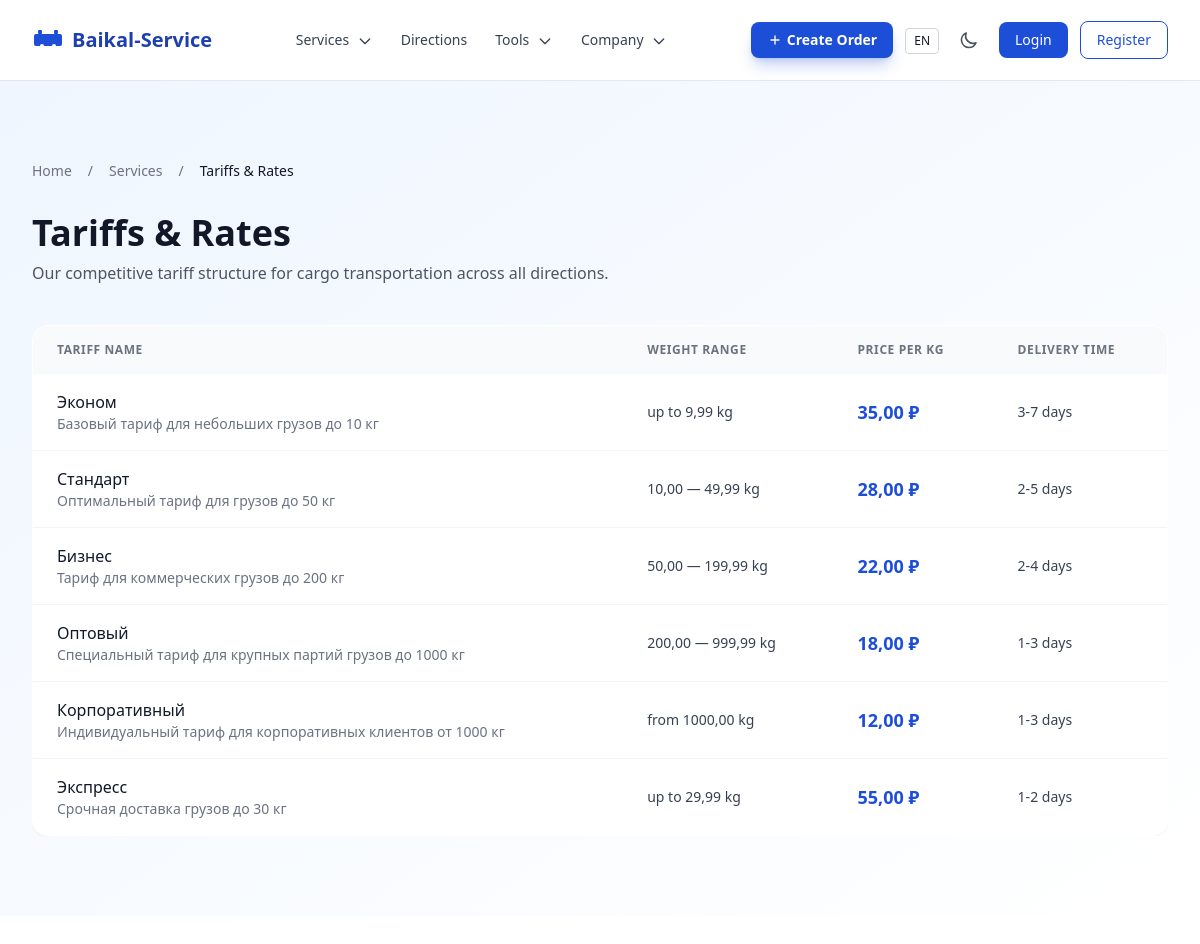
The app's page /ru/services/tariffs/ with its own data.
### apps/services/models.py (models this page shows, shortened)
class Tariff(models.Model):
    name = models.CharField(max_length=255, verbose_name=_('Name'))
    name_en = models.CharField(max_length=255, blank=True, verbose_name=_('Name (EN)'))
    description = models.TextField(blank=True, verbose_name=_('Description'))
    description_en = models.TextField(blank=True, verbose_name=_('Description (EN)'))
    min_weight = models.DecimalField(max_digits=10, decimal_places=2, null=True, blank=True, verbose_name=_('Min weight (kg)'))
    max_weight = models.DecimalField(max_digits=10, decimal_places=2, null=True, blank=True, verbose_name=_('Max weight (kg)'))
    price_per_kg = models.DecimalField(max_digits=10, decimal_places=2, verbose_name=_('Price per kg'))
    delivery_days_min = models.IntegerField(verbose_name=_('Min delivery days'))
    delivery_days_max = models.IntegerField(verbose_name=_('Max delivery days'))
    is_active = models.BooleanField(default=True, verbose_name=_('Active'))
    class Meta:
        verbose_name = _('Tariff')
        verbose_name_plural = _('Tariffs')
    def get_localized_name(self, language='ru'):
        if language == 'en' and self.name_en:
            return self.name_en
        return self.name

### apps/services/views.py (the view)
# urls.py: path('tariffs/', views.TariffListView.as_view(), name='tariffs'),
class TariffListView(ListView):
    model = Tariff
    template_name = 'pages/services/tariff_list.html'
    context_object_name = 'tariffs'

### apps/core/context_processors.py (called while the page is built)
def site_settings(request):
    return {
        'SITE_NAME': 'Baikal-Service',
        'SITE_DESCRIPTION': 'Logistics and cargo transportation across Russia and CIS',
        'theme': getattr(request, 'theme', 'light'),
        'DEBUG': settings.DEBUG,
    }

### apps/core/templatetags/i18n_extras.py (called while the page is built, shortened)
@register.filter
def localized(obj, language=None):
    if language is None:
        language = translation.get_language()
    lang_code = language[:2] if language else 'ru'
    if hasattr(obj, 'get_localized_name'):
        return obj.get_localized_name(lang_code)

@register.filter
def localized_field(obj, field_name):
    language = translation.get_language()
    lang_code = language[:2] if language else 'ru'
    if lang_code == 'en':
        en_field = f'{field_name}_en'
        if hasattr(obj, en_field):
            value = getattr(obj, en_field)
            if value:
                return value
    return getattr(obj, field_name, '')

### templates/pages/services/tariff_list.html (shortened to what this page needs)
{% extends 'base.html' %}{% load i18n static i18n_extras %}
{% block content %}
<div class="bg-gradient-to-br from-baikal-50 to-white dark:from-gray-900 dark:to-gray-800">
  <div class="max-w-7xl mx-auto px-4 sm:px-6 lg:px-8 py-12 lg:py-20">
    <nav class="flex mb-8 text-sm" aria-label="Breadcrumb">
      <ol class="inline-flex items-center space-x-2 text-gray-500 dark:text-gray-400">
        <li><a href="{% url 'core:home' %}" class="hover:text-baikal-600 dark:hover:text-baikal-400 transition-colors">{% translate 'Home' %}</a></li>
        <li><span class="mx-2">/</span></li>
        <li><a href="{% url 'services:list' %}" class="hover:text-baikal-600 dark:hover:text-baikal-400 transition-colors">{% translate 'Services' %}</a></li>
        <li><span class="mx-2">/</span></li>
        <li class="text-gray-900 dark:text-white font-medium">{% translate 'Tariffs & Rates' %}</li>
      </ol>
    </nav>
    <h1 class="text-3xl lg:text-4xl font-bold text-gray-900 dark:text-white mb-2">{% translate 'Tariffs & Rates' %}</h1>
    <p class="text-gray-600 dark:text-gray-400 max-w-2xl mb-10">{% translate 'Our competitive tariff structure for cargo transportation across all directions.' %}</p>
    {% if tariffs %}
      <div class="overflow-x-auto">
        <table class="w-full bg-white dark:bg-gray-800 rounded-2xl overflow-hidden shadow-sm border border-gray-100 dark:border-gray-700">
          <thead class="bg-gray-50 dark:bg-gray-900">
            <tr>
              <th class="px-6 py-4 text-left text-xs font-semibold uppercase tracking-wider text-gray-500 dark:text-gray-400">{% translate 'Tariff Name' %}</th>
              <th class="px-6 py-4 text-left text-xs font-semibold uppercase tracking-wider text-gray-500 dark:text-gray-400">{% translate 'Weight Range' %}</th>
              <th class="px-6 py-4 text-left text-xs font-semibold uppercase tracking-wider text-gray-500 dark:text-gray-400">{% translate 'Price per kg' %}</th>
              <th class="px-6 py-4 text-left text-xs font-semibold uppercase tracking-wider text-gray-500 dark:text-gray-400">{% translate 'Delivery Time' %}</th>
            </tr>
          </thead>
          <tbody class="divide-y divide-gray-100 dark:divide-gray-700">
            {% for tariff in tariffs %}
              <tr class="hover:bg-gray-50 dark:hover:bg-gray-700 transition-colors">
                <td class="px-6 py-4">
                  <div class="font-medium text-gray-900 dark:text-white">{{ tariff|localized }}</div>
                  <div class="text-sm text-gray-500 dark:text-gray-400">{{ tariff|localized_field:'description'|truncatewords:15 }}</div>
                </td>
                <td class="px-6 py-4 text-sm text-gray-700 dark:text-gray-300">
                  {% if tariff.min_weight and tariff.max_weight %}
                    {{ tariff.min_weight }} — {{ tariff.max_weight }} {% translate 'kg' %}
                  {% elif tariff.min_weight %}
                    {% translate 'from' %} {{ tariff.min_weight }} {% translate 'kg' %}
                  {% elif tariff.max_weight %}
                    {% translate 'up to' %} {{ tariff.max_weight }} {% translate 'kg' %}
                  {% else %}
                    —
                  {% endif %}
                </td>
                <td class="px-6 py-4">
                  <span class="text-lg font-bold text-baikal-600 dark:text-baikal-400">{{ tariff.price_per_kg }} ₽</span>
                </td>
                <td class="px-6 py-4 text-sm text-gray-700 dark:text-gray-300">
                  {{ tariff.delivery_days_min }}-{{ tariff.delivery_days_max }} {% translate 'days' %}
                </td>
              </tr>
            {% endfor %}
          </tbody>
        </table>
      </div>
    {% else %}
      <div class="text-center py-16">
        <p class="text-gray-500 dark:text-gray-400">{% translate 'No tariffs available at the moment.' %}</p>
      </div>
    {% endif %}
  </div>
</div>
{% endblock %}

### static/css/styles.css (style rules this page uses)
html { line-height: 1.5; -webkit-text-size-adjust: 100%; -moz-tab-size: 4; tab-size: 4; font-family: 'Inter', ui-sans-serif, system-ui, sans-serif; font-feature-settings: normal; font-variation-settings: normal; -webkit-tap-highlight-color: transparent; }
body { margin: 0; line-height: inherit; }
a { color: inherit; text-decoration: inherit; }

### records on screen
Tariff: name "Эконом", description "Базовый тариф для небольших грузов до 10 кг", max_weight "9,99", price_per_kg "35,00", delivery_days_min "3", delivery_days_max "7"
Tariff: name "Стандарт", description "Оптимальный тариф для грузов до 50 кг", min_weight "10,00", max_weight "49,99", price_per_kg "28,00", delivery_days_min "2", delivery_days_max "5"
Tariff: name "Бизнес", description "Тариф для коммерческих грузов до 200 кг", min_weight "50,00", max_weight "199,99", price_per_kg "22,00", delivery_days_min "2", delivery_days_max "4"
Tariff: name "Оптовый", description "Специальный тариф для крупных партий грузов до 1000 кг", min_weight "200,00", max_weight "999,99", price_per_kg "18,00", delivery_days_min "1", delivery_days_max "3"
Tariff: name "Корпоративный", description "Индивидуальный тариф для корпоративных клиентов от 1000 кг", min_weight "1000,00", price_per_kg "12,00", delivery_days_min "1", delivery_days_max "3"
Tariff: name "Экспресс", description "Срочная доставка грузов до 30 кг", max_weight "29,99", price_per_kg "55,00", delivery_days_min "1", delivery_days_max "2"

### other values on screen
{{ lang_code }} "EN"
